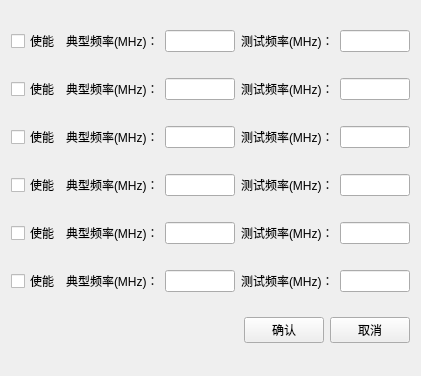
<?xml version="1.0" encoding="UTF-8"?>
<ui version="4.0">
 <class>TypicalFreqSetWidget</class>
 <widget class="QWidget" name="TypicalFreqSetWidget">
  <property name="geometry">
   <rect>
    <x>0</x>
    <y>0</y>
    <width>421</width>
    <height>376</height>
   </rect>
  </property>
  <property name="windowTitle">
   <string>Form</string>
  </property>
  <layout class="QGridLayout" name="gridLayout">
   <item row="0" column="0">
    <layout class="QHBoxLayout" name="horizontalLayout">
     <item>
      <widget class="QCheckBox" name="checkBox_Enable">
       <property name="text">
        <string>使能</string>
       </property>
      </widget>
     </item>
     <item>
      <widget class="QLabel" name="label_TypicalFreq">
       <property name="text">
        <string>典型频率(MHz)：</string>
       </property>
      </widget>
     </item>
     <item>
      <widget class="QLineEdit" name="lineEdit_TypicalFreq"/>
     </item>
     <item>
      <widget class="QLabel" name="label_TestFreq">
       <property name="text">
        <string>测试频率(MHz)：</string>
       </property>
      </widget>
     </item>
     <item>
      <widget class="QLineEdit" name="lineEdit_TestFreq"/>
     </item>
    </layout>
   </item>
   <item row="1" column="0">
    <layout class="QHBoxLayout" name="horizontalLayout_2">
     <item>
      <widget class="QCheckBox" name="checkBox_Enable_2">
       <property name="text">
        <string>使能</string>
       </property>
      </widget>
     </item>
     <item>
      <widget class="QLabel" name="label_TypicalFreq_2">
       <property name="text">
        <string>典型频率(MHz)：</string>
       </property>
      </widget>
     </item>
     <item>
      <widget class="QLineEdit" name="lineEdit_TypicalFreq_2"/>
     </item>
     <item>
      <widget class="QLabel" name="label_TestFreq_2">
       <property name="text">
        <string>测试频率(MHz)：</string>
       </property>
      </widget>
     </item>
     <item>
      <widget class="QLineEdit" name="lineEdit_TestFreq_2"/>
     </item>
    </layout>
   </item>
   <item row="2" column="0">
    <layout class="QHBoxLayout" name="horizontalLayout_3">
     <item>
      <widget class="QCheckBox" name="checkBox_Enable_3">
       <property name="text">
        <string>使能</string>
       </property>
      </widget>
     </item>
     <item>
      <widget class="QLabel" name="label_TypicalFreq_3">
       <property name="text">
        <string>典型频率(MHz)：</string>
       </property>
      </widget>
     </item>
     <item>
      <widget class="QLineEdit" name="lineEdit_TypicalFreq_3"/>
     </item>
     <item>
      <widget class="QLabel" name="label_TestFreq_3">
       <property name="text">
        <string>测试频率(MHz)：</string>
       </property>
      </widget>
     </item>
     <item>
      <widget class="QLineEdit" name="lineEdit_TestFreq_3"/>
     </item>
    </layout>
   </item>
   <item row="3" column="0">
    <layout class="QHBoxLayout" name="horizontalLayout_4">
     <item>
      <widget class="QCheckBox" name="checkBox_Enable_4">
       <property name="text">
        <string>使能</string>
       </property>
      </widget>
     </item>
     <item>
      <widget class="QLabel" name="label_TypicalFreq_4">
       <property name="text">
        <string>典型频率(MHz)：</string>
       </property>
      </widget>
     </item>
     <item>
      <widget class="QLineEdit" name="lineEdit_TypicalFreq_4"/>
     </item>
     <item>
      <widget class="QLabel" name="label_TestFreq_4">
       <property name="text">
        <string>测试频率(MHz)：</string>
       </property>
      </widget>
     </item>
     <item>
      <widget class="QLineEdit" name="lineEdit_TestFreq_4"/>
     </item>
    </layout>
   </item>
   <item row="4" column="0">
    <layout class="QHBoxLayout" name="horizontalLayout_5">
     <item>
      <widget class="QCheckBox" name="checkBox_Enable_5">
       <property name="text">
        <string>使能</string>
       </property>
      </widget>
     </item>
     <item>
      <widget class="QLabel" name="label_TypicalFreq_5">
       <property name="text">
        <string>典型频率(MHz)：</string>
       </property>
      </widget>
     </item>
     <item>
      <widget class="QLineEdit" name="lineEdit_TypicalFreq_5"/>
     </item>
     <item>
      <widget class="QLabel" name="label_TestFreq_5">
       <property name="text">
        <string>测试频率(MHz)：</string>
       </property>
      </widget>
     </item>
     <item>
      <widget class="QLineEdit" name="lineEdit_TestFreq_5"/>
     </item>
    </layout>
   </item>
   <item row="5" column="0">
    <layout class="QHBoxLayout" name="horizontalLayout_6">
     <item>
      <widget class="QCheckBox" name="checkBox_Enable_6">
       <property name="text">
        <string>使能</string>
       </property>
      </widget>
     </item>
     <item>
      <widget class="QLabel" name="label_TypicalFreq_6">
       <property name="text">
        <string>典型频率(MHz)：</string>
       </property>
      </widget>
     </item>
     <item>
      <widget class="QLineEdit" name="lineEdit_TypicalFreq_6"/>
     </item>
     <item>
      <widget class="QLabel" name="label_TestFreq_6">
       <property name="text">
        <string>测试频率(MHz)：</string>
       </property>
      </widget>
     </item>
     <item>
      <widget class="QLineEdit" name="lineEdit_TestFreq_6"/>
     </item>
    </layout>
   </item>
   <item row="6" column="0">
    <layout class="QHBoxLayout" name="horizontalLayout_7" stretch="1,0,0">
     <item>
      <spacer name="horizontalSpacer">
       <property name="orientation">
        <enum>Qt::Horizontal</enum>
       </property>
       <property name="sizeHint" stdset="0">
        <size>
         <width>40</width>
         <height>20</height>
        </size>
       </property>
      </spacer>
     </item>
     <item>
      <widget class="QPushButton" name="pushButton_Confirm">
       <property name="text">
        <string>确认</string>
       </property>
      </widget>
     </item>
     <item>
      <widget class="QPushButton" name="pushButton_Cancel">
       <property name="text">
        <string>取消</string>
       </property>
      </widget>
     </item>
    </layout>
   </item>
  </layout>
 </widget>
 <resources/>
 <connections/>
</ui>
